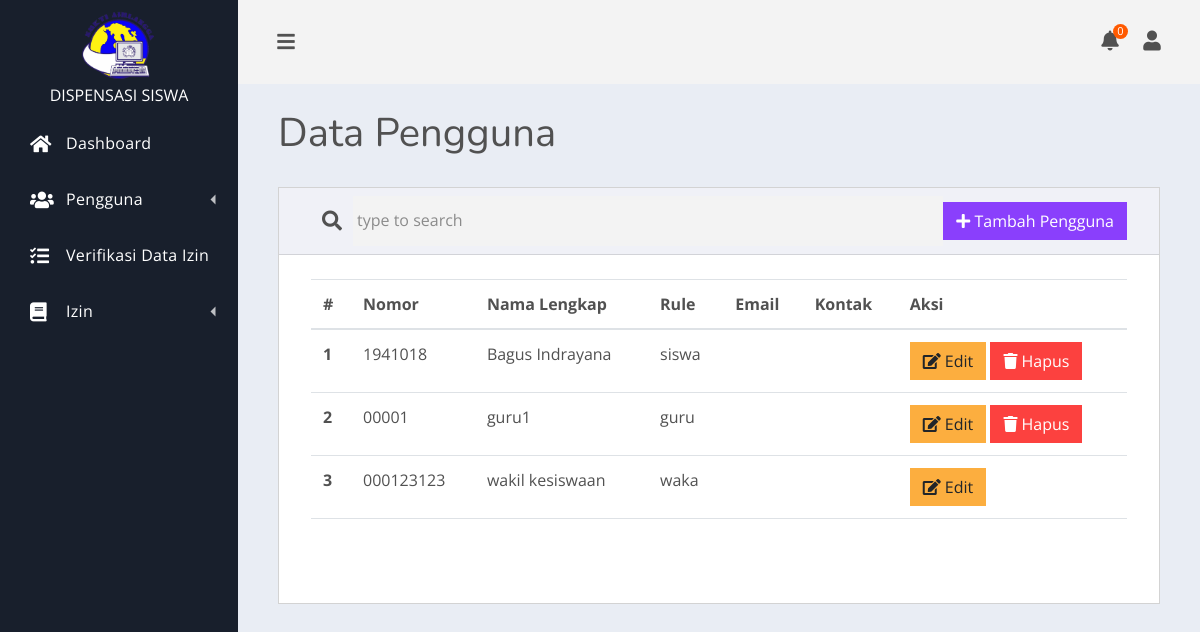
/pages/pengguna/index.php (signed in), run on an earlier commit of the app's database.
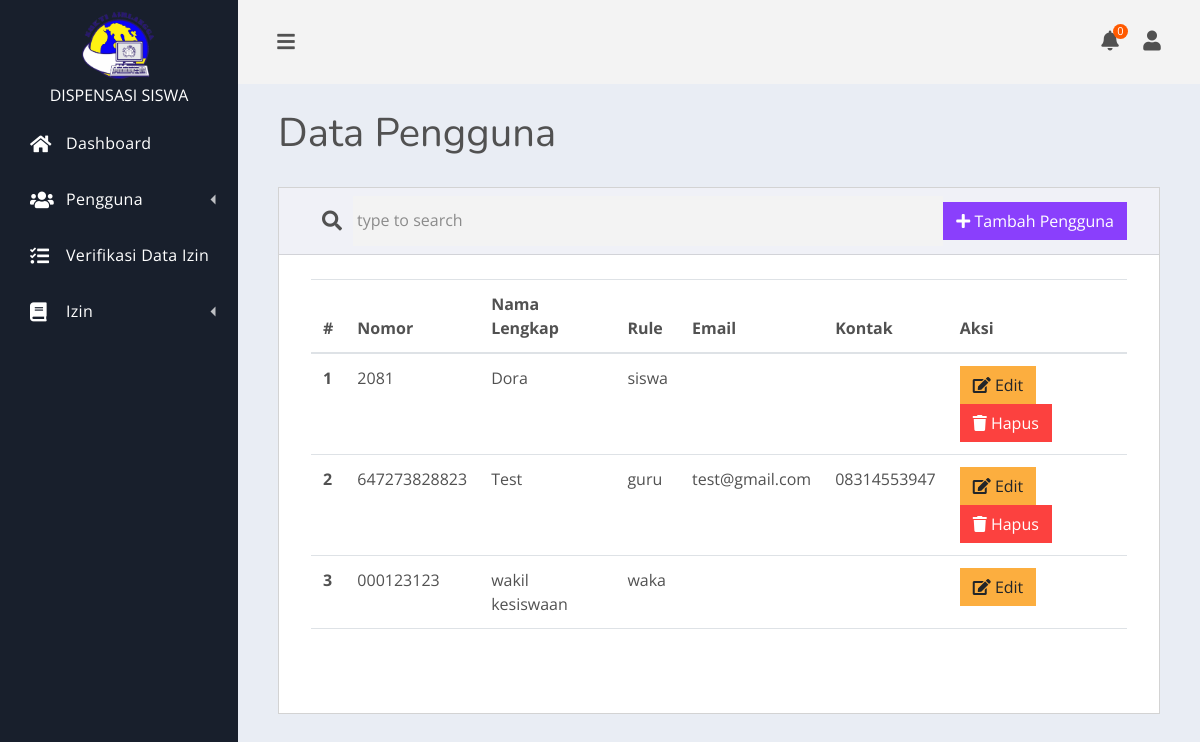
And on a later commit of the database.
### tables this page shows
CREATE TABLE IF NOT EXISTS `pengguna` (
  `id` int(10) unsigned NOT NULL AUTO_INCREMENT,
  `username` varchar(100) NOT NULL,
  `password` varchar(100) NOT NULL,
  `nomor` varchar(100) NOT NULL,
  `nama_lengkap` varchar(150) NOT NULL,
  `jenis_kelamin` enum('L','P') NOT NULL DEFAULT 'L',
  `foto_profil` varchar(150) DEFAULT NULL,
  `email` varchar(150) DEFAULT NULL,
  `kontak` varchar(150) DEFAULT NULL,
  `rule` enum('waka','guru','siswa') NOT NULL DEFAULT 'waka',
  PRIMARY KEY (`id`),
  UNIQUE KEY `Index 2` (`username`)
);

### config/application.php (called while the page is built)
<?php
$app_name = "DISPENSASI SISWA";
$dev = "development";
$app_url = null;
$logo_url = "/assets/img/logo-smk-ti-airlangga.png";
function base_url(){
    global $dev;
    global $app_url;
    if(isset($_SERVER['HTTPS'])){
        $protocol = ($_SERVER['HTTPS'] && $_SERVER['HTTPS'] != "off") ? "https" : "http";
    } else if($dev != "local"){
        $protocol = 'https';
    }
    else{
        $protocol = 'http';
    }
    return $protocol . "://" . (($app_url !== null && !empty($app_url)) ? $app_url : $_SERVER['HTTP_HOST']);
}

### library/cek_session.php (called while the page is built, shortened)
<?php
require_once $_SERVER['DOCUMENT_ROOT']."/config/database.php";
$user = $_SESSION['user'];
$sql = "SELECT * FROM pengguna WHERE id = :id AND username = :username";
$stmt = $conn->prepare($sql);
$stmt->bindParam(':id', $user['id']);
$stmt->bindParam(':username', $user['username']);
$stmt->execute();
$user = $stmt->fetch(PDO::FETCH_ASSOC);

### actions/_models/Izin.php (called while the page is built, shortened)
<?php
class Izin {
    private $conn;
    public function __construct() {
        $this->conn = $GLOBALS['conn'];
    }
    public function rawQuery($sql) {
        $stmt = $this->conn->prepare($sql);
        $stmt->execute();
        return $stmt;
    }
}

### actions/_models/Pengguna.php (called while the page is built, shortened)
<?php
class Pengguna {
    private $tableName = "pengguna";
    private $conn;
    public function __construct() {
        $this->conn = $GLOBALS['conn'];
    }
    function paginationAndSearch($row_per_page,$search_keyword) {
        $sql = "SELECT * FROM $this->tableName WHERE nama_lengkap LIKE :keyword OR email LIKE :keyword OR kontak LIKE :keyword ORDER BY id DESC ";
        $start=0;
        $limit=" limit " . $start . "," . $row_per_page;
        $pagination_statement = $this->conn->prepare($sql);
        $pagination_statement->bindValue(':keyword', '%' . $search_keyword . '%', PDO::PARAM_STR);
        $pagination_statement->execute();
        $row_count = $pagination_statement->rowCount();
        if(!empty($row_count)){
            $page_count=ceil($row_count/$row_per_page);
        }
        $query = $sql.$limit;
        $pdo_statement = $this->conn->prepare($query);
        $pdo_statement->bindValue(':keyword', '%' . $search_keyword . '%', PDO::PARAM_STR);
        $pdo_statement->execute();
        $result = $pdo_statement->fetchAll();
        return $result;
    }
}

### pages/pengguna/index.php (the view, shortened to what this page needs)
<?php
include_once $_SERVER['DOCUMENT_ROOT'] . "/config/database.php";
include_once $_SERVER['DOCUMENT_ROOT'] . "/library/cek_session.php";
include_once $_SERVER['DOCUMENT_ROOT'] . "/pages/_partials/top.php";
include_once $_SERVER['DOCUMENT_ROOT'] . "/actions/_models/Pengguna.php";
$model = new Pengguna();
$penggunas = $model->paginationAndSearch(10, $_GET['search'] ?? '');
?>
<div class="container-fluid">
    <h1 class="dash-title">Data Pengguna</h1>
    <div class="row">
        <div class="col-md-12">
            <div class="card spur-card">
                <div class="card-header">
                    <form class="searchbox" action="#!">
                        <button type="submit" class="searchbox-submit"> <i class="fas fa-search"></i> </button>
                        <input type="text" name="search" class="searchbox-input" placeholder="type to search"
                            value="<?= $_GET['search'] ?? '' ?>">
                    </form>
                    <a href="<?= base_url() . '/pages/pengguna/tambah.php' ?>" class="btn btn-info"><i
                            class="fas fa-plus"></i> Tambah Pengguna</a>
                </div>
                <div class="card-body table-responsive">
                    <table class="table">
                        <thead>
                            <tr>
                                <th scope="col">#</th>
                                <th scope="col">Nomor</th>
                                <th scope="col">Nama Lengkap</th>
                                <th scope="col">Rule</th>
                                <th scope="col">Email</th>
                                <th scope="col">Kontak</th>
                                <th scope="col">Aksi</th>
                            </tr>
                        </thead>
                        <tbody>
                            <?php
                            $no = 1;
                            foreach ($penggunas as $pengguna) {
                                ?>
                                <tr>
                                    <th scope="row">
                                        <?= $no++ ?>
                                    </th>
                                    <td>
                                        <?= $pengguna['nomor'] ?>
                                    </td>
                                    <td>
                                        <?= $pengguna['nama_lengkap'] ?>
                                    </td>
                                    <td>
                                        <?= $pengguna['rule'] ?>
                                    </td>
                                    <td>
                                        <?= $pengguna['email'] ?>
                                    </td>
                                    <td>
                                        <?= $pengguna['kontak'] ?>
                                    </td>
                                    <td>
                                        <a href="<?= base_url() . '/pages/pengguna/edit.php?id=' . $pengguna['id'] ?>"
                                            class="btn btn-warning"><i class="fas fa-edit"></i> Edit</a>
                                        <?php if ($pengguna['id'] != $user['id']): ?>
                                            <a href="#" onclick="confirmDelete('delete-<?= $pengguna['id'] ?>')"
                                                class="btn btn-danger"><i class="fas fa-trash"></i> Hapus</a>
                                        <?php endif; ?>
                                    </td>
                                </tr>
                                <?php
                            }
                            ?>
                        </tbody>
                        <tfoot>
                            <tr>
                                <td colspan="7">
                                </td>
                            </tr>
                        </tfoot>
                    </table>
                </div>
            </div>
        </div>
    </div>
</div>
<?php
include_once $_SERVER['DOCUMENT_ROOT'] . "/pages/_partials/bottom.php";
?>

### pages/_partials/top.php (shortened to what this page needs)
<?php
include_once $_SERVER['DOCUMENT_ROOT']."/config/application.php";
?>
<!doctype html>
<html lang="en">
<head>
    <?php include_once $_SERVER['DOCUMENT_ROOT']."/assets/styles.php"; ?>
</head>
<body>
    <div class="dash">
        <?php include_once $_SERVER['DOCUMENT_ROOT']."/pages/_partials/sidebar.php"; ?>
        <div class="dash-app">
            <?php include_once $_SERVER['DOCUMENT_ROOT']."/pages/_partials/header.php"; ?>
            <main class="dash-content">

### assets/styles.php (shortened to what this page needs)
<link rel="stylesheet" href="https://use.fontawesome.com/releases/v5.4.1/css/all.css">
<link rel="stylesheet" href="<?=base_url()?>/assets/css/spur.css">

### pages/_partials/sidebar.php (shortened to what this page needs)
<div class="dash-nav dash-nav-dark">
    <header>
        <a href="/" class="text-center">
            <img src="<?= $logo_url ?>" alt="Logo Sekolah" style="width:75px;">
            <br>
            <?= @$app_name ?>
        </a>
    </header>
    <nav class="dash-nav-list">
        <a href="/" class="dash-nav-item">
            <i class="fas fa-home"></i> Dashboard </a>
        <?php if ($user['rule'] == "waka"): ?>
            <div class="dash-nav-dropdown">
                <a href="#!" class="dash-nav-item dash-nav-dropdown-toggle">
                    <i class="fas fa-users"></i> Pengguna </a>
            </div>
        <?php endif ?>
        <?php if ($user['rule'] == "waka"): ?>
            <a href="/pages/izin/verifikasi.php" class="dash-nav-item">
                <i class="fas fa-tasks"></i> Verifikasi Data Izin </a>
        <?php endif ?>
        <div class="dash-nav-dropdown">
            <a href="#!" class="dash-nav-item dash-nav-dropdown-toggle">
                <i class="fas fa-book"></i> Izin </a>
        </div>
    </nav>
</div>

### pages/_partials/header.php (shortened to what this page needs)
<?php
include_once $_SERVER['DOCUMENT_ROOT'] . "/actions/_models/Izin.php";
$_model = new Izin();
$_query = "SELECT izin.*,siswa.nama_lengkap as nama_siswa,guru.nama_lengkap as nama_guru FROM izin
INNER JOIN pengguna as siswa ON siswa.id = izin.siswa_id
INNER JOIN pengguna as guru ON guru.id = izin.guru_id WHERE izin.status = 'pending' ORDER BY izin.id DESC ";
$notifIzins = $_model->rawQuery($_query)->fetchAll();
?>
<header class="dash-toolbar">
    <a href="#!" class="menu-toggle">
        <i class="fas fa-bars"></i>
    </a>
    <div class="tools">
        <?php if ($user['rule'] == "waka" || $user['rule'] == "guru") { ?>
            <div class="dropdown tools-item">
                <a href="#" class="" id="notifikasiIzin" data-toggle="dropdown" aria-haspopup="true" aria-expanded="false">
                    <i class="fas fa-bell"></i>
                    <i class="tools-item-count">
                        <?= count($notifIzins) ?>
                    </i>
                </a>
            </div>
        <?php } ?>
        <div class="dropdown tools-item">
            <a href="#" class="" id="dropdownMenu1" data-toggle="dropdown" aria-haspopup="true" aria-expanded="false">
                <i class="fas fa-user"></i>
            </a>
        </div>
    </div>
</header>

### pages/_partials/bottom.php (shortened to what this page needs)
</main>
</div>
</div>
</body>
</html>

What changed in the data, as far as the page shows it:
removed pengguna: nomor "1941018", nama_lengkap "Bagus Indrayana", rule "siswa"
removed pengguna: nomor "00001", nama_lengkap "guru1", rule "guru"
added pengguna: nomor "2081", nama_lengkap "Dora", rule "siswa"
added pengguna: nomor "647273828823", nama_lengkap "Test", rule "guru", email "test@gmail.com", kontak "08314553947"
